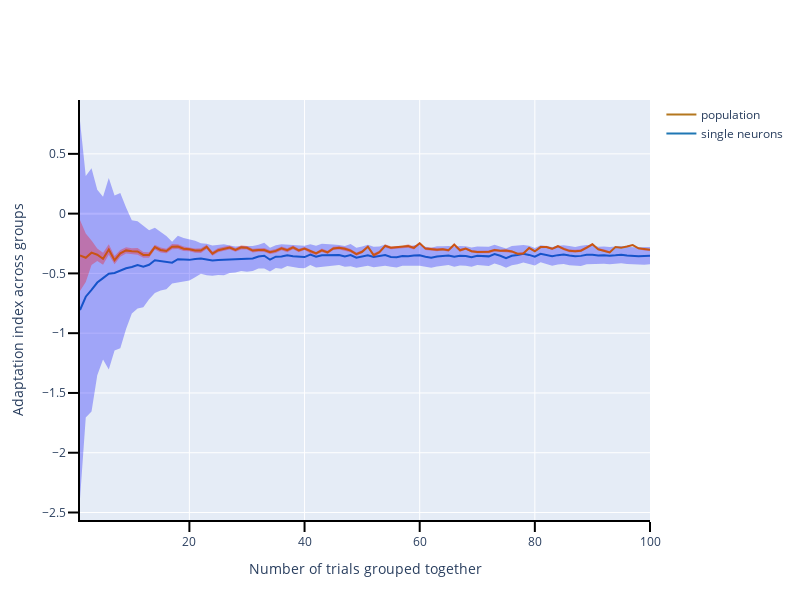

Write notebook code for a chart like this one.
### Code cell
# plotly version

xlim = 100
x = np.arange(1, adp_agg.shape[0]+1)[:xlim]
y_1cell = adp_cell_agg_agg[:xlim]
err_1cell = adp_cell_sem_agg[:xlim]
y_upper_1cell = y_1cell + err_1cell
y_lower_1cell = y_1cell - err_1cell

y_pop = adp_agg[:xlim]
err_pop = adp_sem[:xlim]
y_upper_pop = y_pop + err_pop
y_lower_pop = y_pop - err_pop


import plotly.graph_objs as go
fig = go.Figure([
    go.Scatter(
        name='single neurons',
        x=x,
        y=y_1cell,
        mode='lines',
        line=dict(color='rgb(31, 119, 180)'),
    ),
    go.Scatter(
        name='Upper Bound',
        x=x,
        y=y_upper_1cell,
        mode='lines',
        marker=dict(color="#444"),
        line=dict(width=0),
        showlegend=False
    ),
    go.Scatter(
        name='Lower Bound',
        x=x,
        y=y_lower_1cell,
        marker=dict(color="#444"),
        line=dict(width=0),
        mode='lines',
        fillcolor='rgba(0, 0, 250, 0.3)',
        fill='tonexty',
        showlegend=False
    ),

    go.Scatter(
        name='population',
        x=x,
        y=y_pop,
        mode='lines',
        line=dict(color='rgb(180, 119, 30)'),
    ),
    go.Scatter(
        name='Upper Bound',
        x=x,
        y=y_upper_pop,
        mode='lines',
        marker=dict(color="#444"),
        line=dict(width=0),
        showlegend=False
    ),
    go.Scatter(
        name='Lower Bound',
        x=x,
        y=y_lower_pop,
        marker=dict(color="#444"),
        line=dict(width=0),
        mode='lines',
        fillcolor='rgba(250, 0, 0, 0.3)',
        fill='tonexty',
        showlegend=False
    )
])
fig.update_layout(
    xaxis_title='Number of trials grouped together',
    yaxis_title='Adaptation index across groups',
    title='',
    hovermode="x",
    autosize=False,
    width=800,
    height=600,
    # legend=dict(
    #     yanchor="bottom",
    #     y=0.05,
    #     xanchor="right",
    #     x=0.95,
    #     bgcolor='rgba(0,0,0,0)',
    #     )
)

fig.update_xaxes(ticks="outside", tickwidth=2, tickcolor='black', ticklen=10)
fig.update_yaxes(ticks="outside", tickwidth=2, tickcolor='black', ticklen=10)
fig.update_xaxes(showline=True, linewidth=2, linecolor='black')
fig.update_yaxes(showline=True, linewidth=2, linecolor='black')

fig.show()

dir_fig = r'C:\Users\ll357\Documents\inter\results\R01'.replace('\\', '/')
fig.write_image(os.path.join(dir_fig, "adp_stability_group_trials_grat1.svg"))
fig.write_image(os.path.join(dir_fig, "adp_stability_group_trials_grat1.pdf"))
